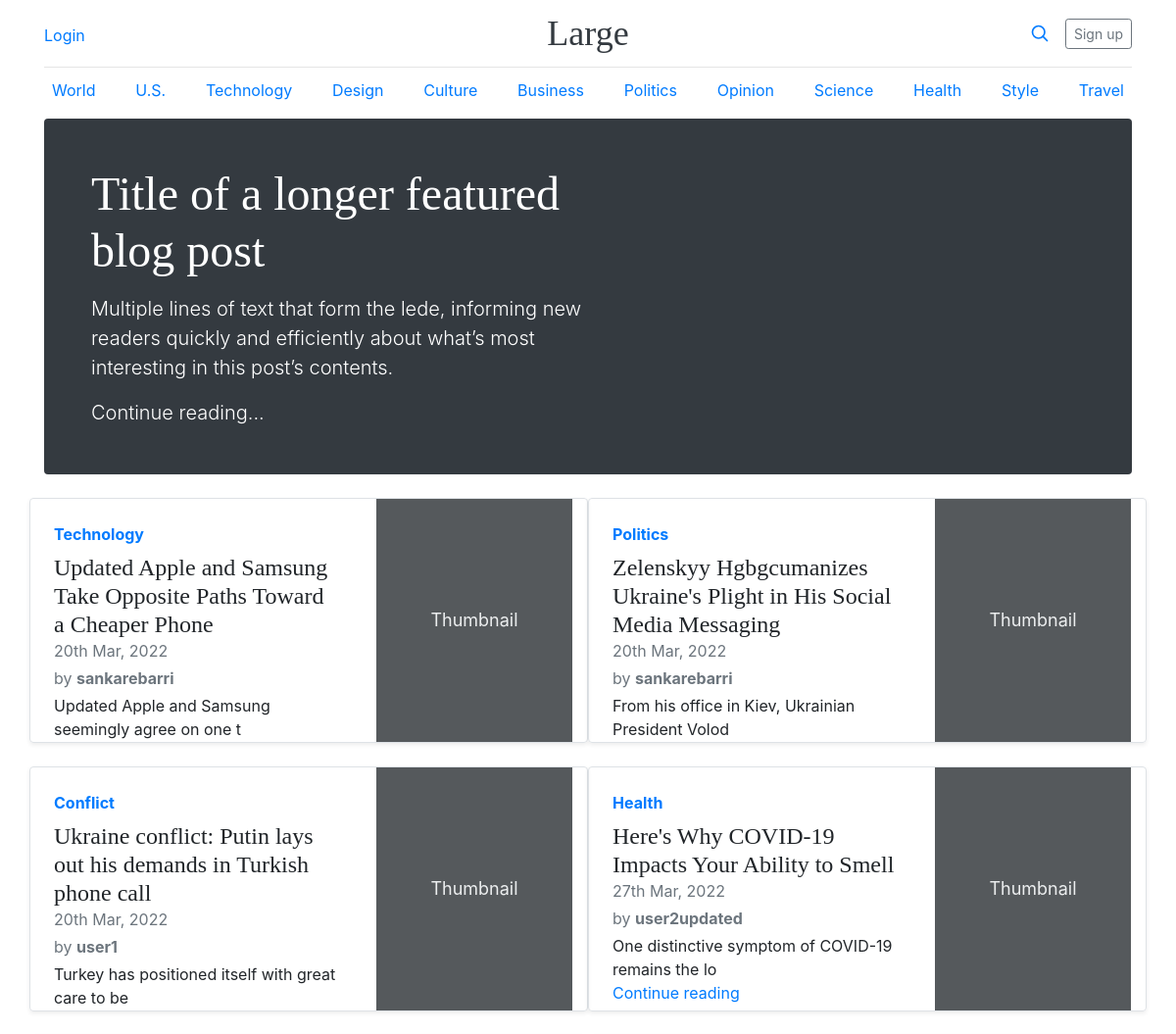
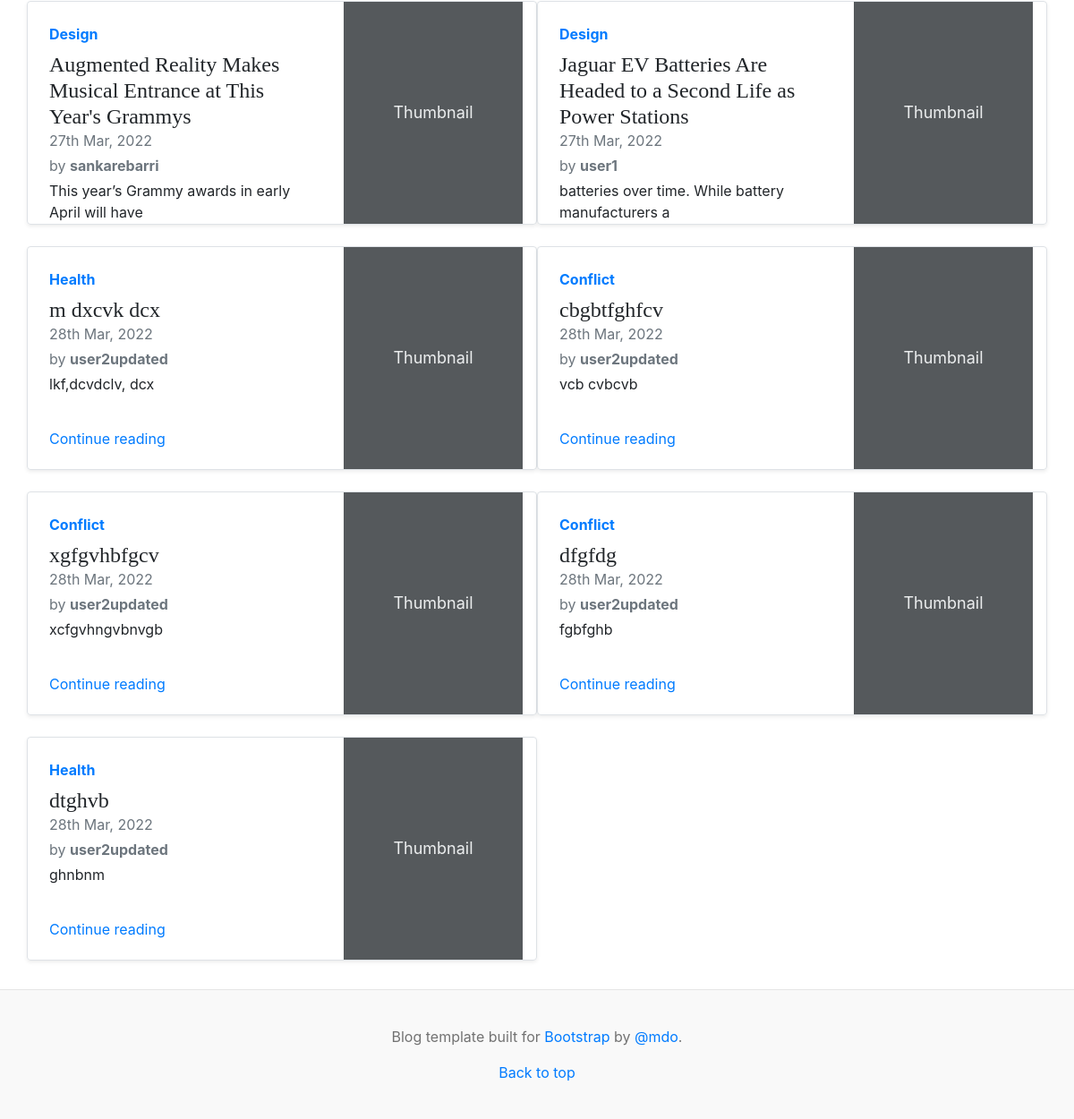
The page / on the database its author committed (2 pictures, top to bottom).
### home/models.py (models this page shows, shortened)
class BlogDetails(models.Model):
    category = models.ForeignKey(Category, on_delete=models.CASCADE)
    title = models.TextField()
    content = models.TextField()
    author = models.ForeignKey(User, on_delete=models.CASCADE)
    published_date = models.DateTimeField(auto_now_add=True)
    content_image = models.ImageField(upload_to='article_img', blank=True)

class Category(models.Model):
    category = models.CharField(max_length=20)
    def __str__(self):
        return self.category

### home/views.py (the view)
# urls.py: 2. Add a URL to urlpatterns:  path('', views.home, name='home')
def home(request):
    context = {
        'posts': BlogDetails.objects.all()
    }
    return render(request, 'home/home.html', context)

### templates/home/home.html
{% extends 'base.html'%}
{% block content %}
<main class="container">
  <div class="p-4 p-md-5 mb-4 text-white rounded bg-dark">
    <div class="col-md-6 px-0">
      <h1 class="display-4 fst-italic">Title of a longer featured blog post</h1>
      <p class="lead my-3">Multiple lines of text that form the lede, informing new readers quickly and efficiently about what’s most interesting in this post’s contents.</p>
      <p class="lead mb-0"><a href="#" class="text-white fw-bold">Continue reading...</a></p>
    </div>
  </div>
  <div class="row mb-2">
    {% for post in posts %}
    <div class="col-md-6">
      <div class="row g-0 border rounded overflow-hidden flex-md-row mb-4 shadow-sm h-md-250 position-relative">
        <div class="col p-4 d-flex flex-column position-static">
          <strong class="d-inline-block mb-2 text-primary">{{ post.category }}</strong>
          <h4 class="mb-0">{{ post.title }}</h4>
          <div class="mb-1 text-muted">{{ post.published_date|date:'dS M, Y' }}</div>
          <div class="mb-1 text-muted">by <b>{{ post.author }}</b></div>
          <p class="card-text mb-auto">{{ post.content|slice:":50" }}</p>
          <a href="{% url 'article' post.id %}" class="stretched-link">Continue reading</a>
        </div>
        <div class="col-auto d-none d-lg-block">
          <svg class="bd-placeholder-img" width="200" height="250" xmlns="http://www.w3.org/2000/svg" role="img" aria-label="Placeholder: Thumbnail" preserveAspectRatio="xMidYMid slice" focusable="false"><title>Placeholder</title><rect width="100%" height="100%" fill="#55595c"/><text x="50%" y="50%" fill="#eceeef" dy=".3em">Thumbnail</text></svg>
        </div>
      </div>
    </div>
    {% endfor %}
  </div>
</main>
{% endblock %}

### blog_django/static/css/blog.css (style rules this page uses)
h1, h2, h3, h4, h5, h6 { font-family: "Playfair Display", Georgia, "Times New Roman", serif; }
.display-4 { font-size: 2.5rem; }
@media (min-width: 768px) { .display-4 { font-size: 3rem; } }
@media (min-width: 768px) { .h-md-250 { height: 250px; } }

### templates/base.html (style rules this page uses)
.bd-placeholder-img { font-size: 1.125rem; text-anchor: middle; -webkit-user-select: none; -moz-user-select: none; user-select: none; }

### rows shown on the page
BlogDetails: category "Technology", title "Updated Apple and Samsung Take Opposite Paths Toward a Cheaper Phone", published_date "20th Mar, 2022", author "sankarebarri", content "Updated Apple and Samsung seemingly agree on one t"
BlogDetails: category "Politics", title "Zelenskyy Hgbgcumanizes Ukraine's Plight in His Social Media Messaging", published_date "20th Mar, 2022", author "sankarebarri", content "From his office in Kiev, Ukrainian President Volod"
BlogDetails: category "Conflict", title "Ukraine conflict: Putin lays out his demands in Turkish phone call", published_date "20th Mar, 2022", author "user1", content "Turkey has positioned itself with great care to be"
BlogDetails: category "Health", title "Here's Why COVID-19 Impacts Your Ability to Smell", published_date "27th Mar, 2022", author "user2updated", content "One distinctive symptom of COVID-19 remains the lo"
BlogDetails: category "Design", title "Augmented Reality Makes Musical Entrance at This Year's Grammys", published_date "27th Mar, 2022", author "sankarebarri", content "This year’s Grammy awards in early April will have"
BlogDetails: category "Design", title "Jaguar EV Batteries Are Headed to a Second Life as Power Stations", published_date "27th Mar, 2022", author "user1", content "batteries over time. While battery manufacturers a"
BlogDetails: category "Health", title "m dxcvk dcx", published_date "28th Mar, 2022", author "user2updated", content "lkf,dcvdclv, dcx"
BlogDetails: category "Conflict", title "cbgbtfghfcv", published_date "28th Mar, 2022", author "user2updated", content "vcb cvbcvb"
BlogDetails: category "Conflict", title "xgfgvhbfgcv", published_date "28th Mar, 2022", author "user2updated", content "xcfgvhngvbnvgb"
BlogDetails: category "Conflict", title "dfgfdg", published_date "28th Mar, 2022", author "user2updated", content "fgbfghb"
BlogDetails: category "Health", title "dtghvb", published_date "28th Mar, 2022", author "user2updated", content "ghnbnm"
